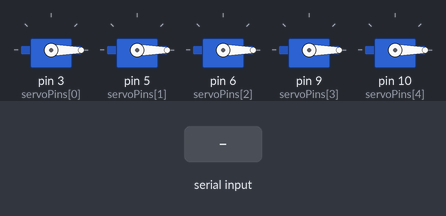
The sketch below on a simulated Arduino Uno, built with avr-gcc and run on an emulated ATmega328P. On the bench: 5 × servo. The inputs (shaded band) are chosen by the test bench. What the sketch prints to the serial monitor is not drawn.

Above: at 1.2 s.
1.3 s: byte 30 received over Serial
At 2.3 s:
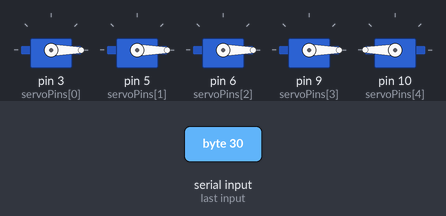
2.8 s: byte 90 received over Serial
At 3.5 s:
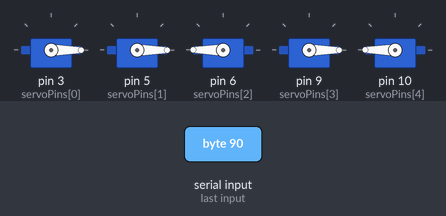
4.3 s: byte 120 received over Serial
At 4.6 s:
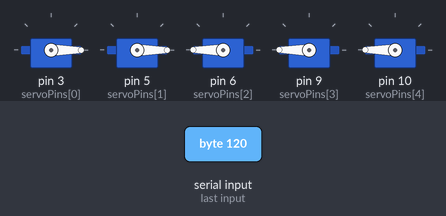
Timing chart, 0 to 7.3 s (numbered marks = the images above; inputs shaded):
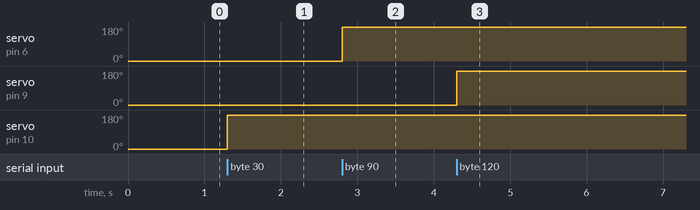

The sketch:

robot_arm_final_project1.ino
```cpp
#include <Servo.h>

// Define servo objects
Servo servos[5]; // Array for thumb, index, middle, ring, pinky

// Pin definitions
const int servoPins[5] = {3, 5, 6, 9, 10};

void setup() {
  for (int i = 0; i < 5; i++) {
    servos[i].attach(servoPins[i]);
    servos[i].write(0); // Initialize to 0 degrees
  }

  Serial.begin(9600);
  Serial.println("System Ready. Waiting for data...");
}

void loop() {
  if (Serial.available() > 0) {
    char data = Serial.read();

    // Decode and move servos
    for (int i = 0; i < 5; i++) {
      servos[i].write((data & (1 << (4 - i))) ? 0 : 180);
    }
  }
}
```

Measured:
- after the input at 1.3 s, servo on pin 10 (servoPins[4]): 0° → 180° at once
- after the input at 2.8 s, servo on pin 6 (servoPins[2]): 0° → 180° at once
- after the input at 4.3 s, servo on pin 9 (servoPins[3]): 0° → 180° at once
